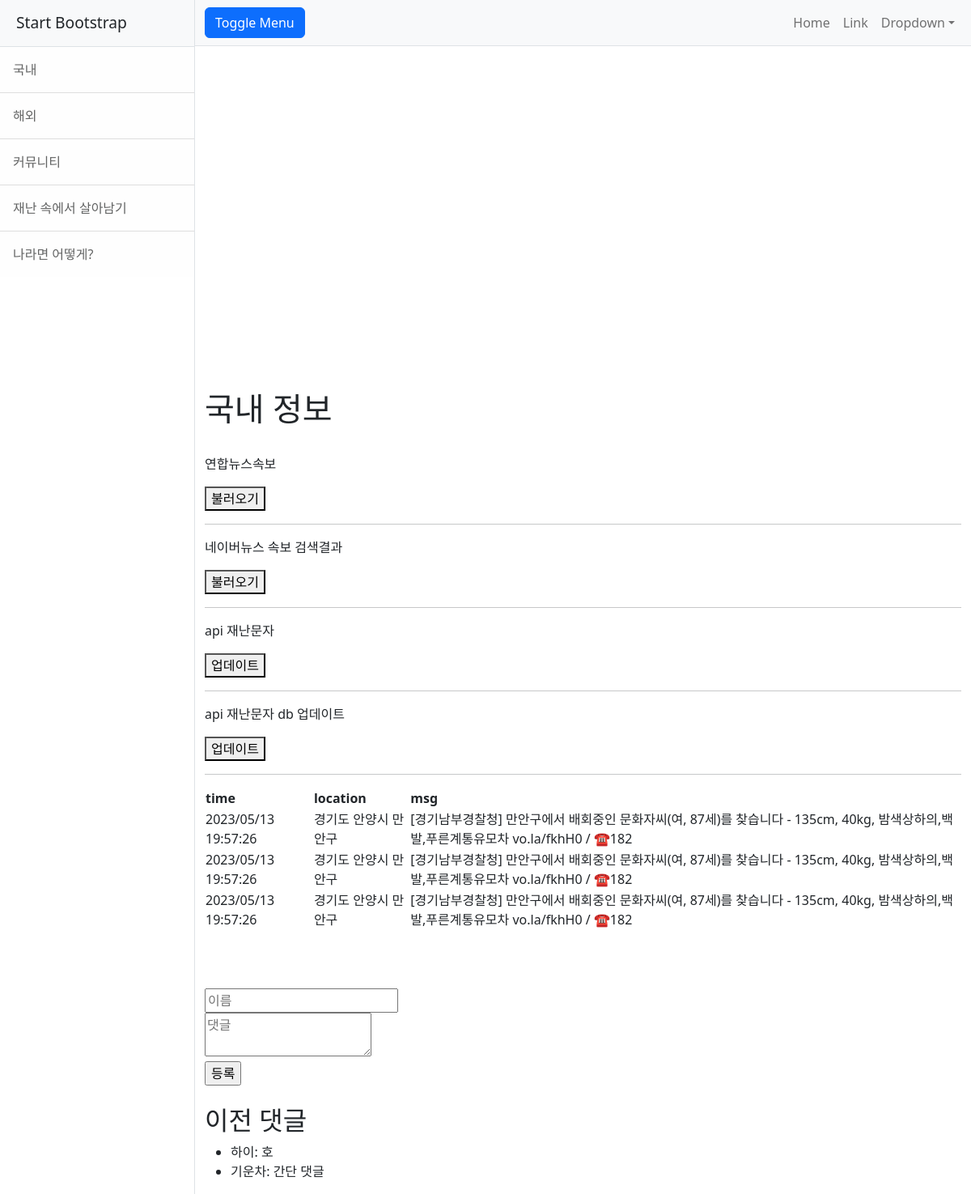
Page /home on the earlier database version.
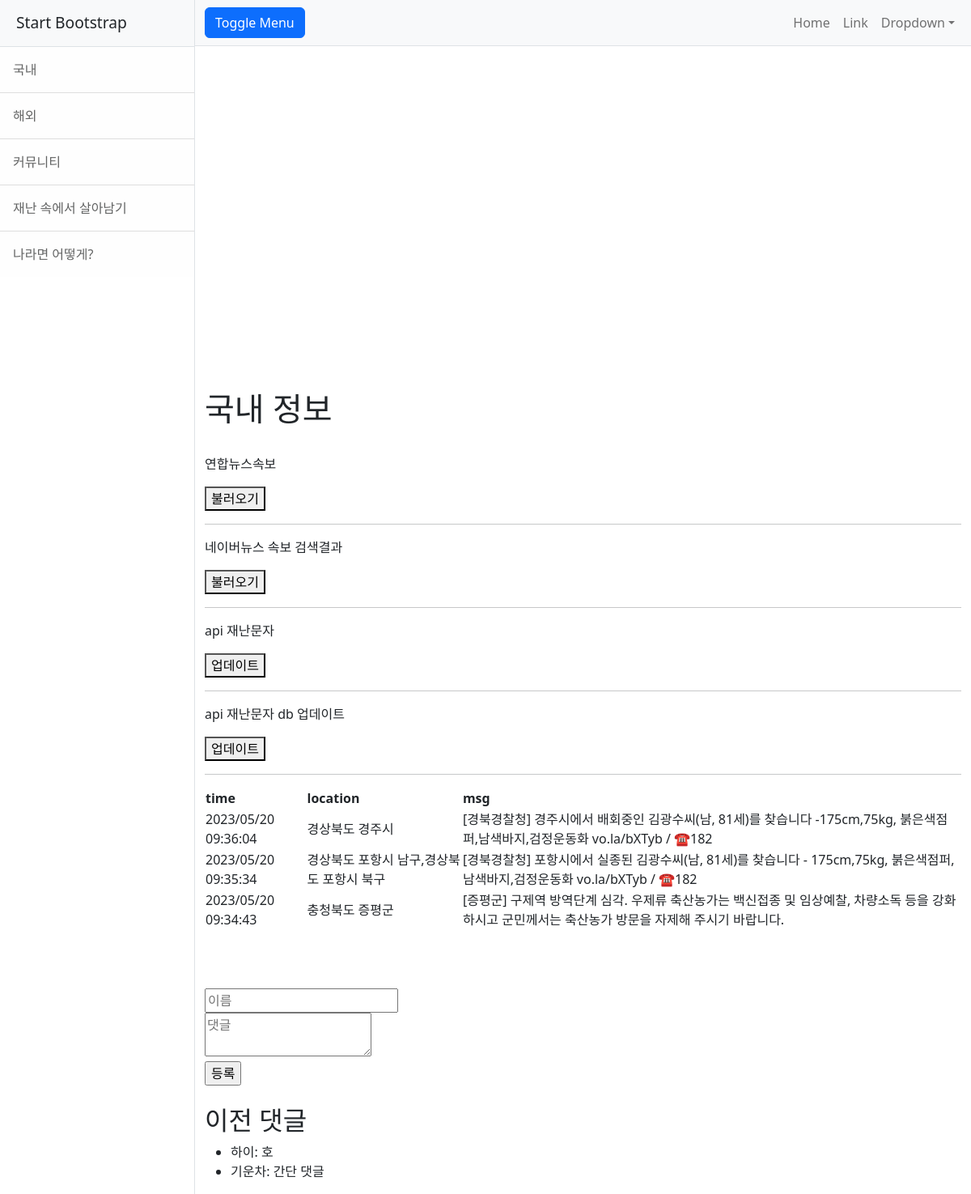
Same page on the later database version.
### tables this page shows
CREATE TABLE my_table (
                    create_date TEXT,
                    location_name TEXT,
                    msg TEXT
                );

### buttontest.py (the view)
@app.route('/comment')
@app.route('/home', methods=['GET', 'POST'])
def home():
    if request.method == 'POST':
        name = request.form['name']
        comment = request.form['comment']
        if name and comment:
            conn = sqlite3.connect(DB_comment)
            c = conn.cursor()
            c.execute("INSERT INTO comments (name, content) VALUES (?, ?)", (name, comment))
            conn.commit()
            conn.close()
            return redirect('/home')
    else:
        conn = sqlite3.connect(DB_comment)
        c = conn.cursor()
        c.execute("SELECT * FROM comments")
        comments = c.fetchall()
        conn.close()
        data = get_msg_db()
        return render_template('index.html',data=data, comments=comments)

### buttontest.py (called while the page is built)
def get_msg_db():
    conn = sqlite3.connect(DB_msg)
    cursor = conn.cursor()
    cursor.execute("SELECT * FROM my_table ORDER BY create_date DESC LIMIT 3")
    data = cursor.fetchall()
    cursor.close()
    conn.close()
    return data

### templates/index.html (shortened to what this page needs)
<!DOCTYPE html>
<html lang="en">
    <head>
        <link href="{{ url_for('static', filename='css/styles.css') }}" rel="stylesheet" />
    </head>
    <body>
        <div class="d-flex" id="wrapper">
            <div class="border-end bg-white" id="sidebar-wrapper">
                <div class="sidebar-heading border-bottom bg-light">Start Bootstrap</div>
                <div class="list-group list-group-flush">
                    <a class="list-group-item list-group-item-action list-group-item-light p-3" href="#!">국내</a>
                    <a class="list-group-item list-group-item-action list-group-item-light p-3" href="#!">해외</a>
                    <a class="list-group-item list-group-item-action list-group-item-light p-3" href="#!">커뮤니티</a>
                    <a class="list-group-item list-group-item-action list-group-item-light p-3" href="#!">재난 속에서 살아남기</a>
                    <a class="list-group-item list-group-item-action list-group-item-light p-3" href="#!">나라면 어떻게?</a>
                </div>
            </div>
            <div id="page-content-wrapper">
                <nav class="navbar navbar-expand-lg navbar-light bg-light border-bottom">
                    <div class="container-fluid">
                        <button class="btn btn-primary" id="sidebarToggle">Toggle Menu</button>
                        <div class="collapse navbar-collapse" id="navbarSupportedContent">
                            <ul class="navbar-nav ms-auto mt-2 mt-lg-0">
                                <li class="nav-item active"><a class="nav-link" href="#!">Home</a></li>
                                <li class="nav-item"><a class="nav-link" href="#!">Link</a></li>
                                <li class="nav-item dropdown">
                                    <a class="nav-link dropdown-toggle" id="navbarDropdown" href="#" role="button" data-bs-toggle="dropdown" aria-haspopup="true" aria-expanded="false">Dropdown</a>
                                </li>
                            </ul>
                        </div>
                    </div>
                </nav>
                <div class="container-fluid">
                    <div id="map" style="width:100%;height:400px;"></div>
                    <h1 class="mt-4">국내 정보</h1>
                    <br>
                    <p>연합뉴스속보</p>
                    <button id="newsButton">불러오기</button>
                    <hr>
                    <p>네이버뉴스 속보 검색결과</p>
                    <button id="newsnaverButton">불러오기</button>
                    <hr>
                    <p>api 재난문자</p>
                    <button id="apimsgButton">업데이트</button>
                    <hr>
                    <p>api 재난문자 db 업데이트</p>
                    <button id="apimsgButton_db">업데이트</button>
                    <hr>
                    <table>
                        <tr>
                            <th>time</th>
                            <th>location</th>
                            <th>msg</th>
                        </tr>
                        {% for row in data %}
                        <tr>
                            <td>{{ row[0] }}</td>
                            <td>{{ row[1] }}</td>
                            <td>{{ row[2] }}</td>
                        </tr>
                        {% endfor %}
                    </table>
                    <br><br><br>
                    <form method="POST" action="/home">
                        <input type="text" name="name" placeholder="이름"><br>
                        <textarea name="comment" placeholder="댓글"></textarea><br>
                        <input type="submit" value="등록">
                    </form>
                    <br>
                    <h2>이전 댓글</h2>
                    <ul>
                        {% for comment in comments %}
                        <li>{{ comment[1] }}: {{ comment[2] }}</li>
                        {% endfor %}
                    </ul>
                </div>
            </div>
        </div>
    </body>
</html>

Differences in the rows shown:
no longer on this page (row unchanged): my_table: create_date "2023/05/13 19:57:26", location_name "경기도 안양시 만안구", msg "[경기남부경찰청] 만안구에서 배회중인 문화자씨(여, 87세)를 찾습니다 - 135cm, 40kg, 밤색상하의,백발,푸른계통유모차 vo.la/fkhH0 / ☎182"
no longer on this page (row unchanged): my_table: create_date "2023/05/13 19:57:26", location_name "경기도 안양시 만안구", msg "[경기남부경찰청] 만안구에서 배회중인 문화자씨(여, 87세)를 찾습니다 - 135cm, 40kg, 밤색상하의,백발,푸른계통유모차 vo.la/fkhH0 / ☎182"
no longer on this page (row unchanged): my_table: create_date "2023/05/13 19:57:26", location_name "경기도 안양시 만안구", msg "[경기남부경찰청] 만안구에서 배회중인 문화자씨(여, 87세)를 찾습니다 - 135cm, 40kg, 밤색상하의,백발,푸른계통유모차 vo.la/fkhH0 / ☎182"
added my_table: create_date "2023/05/20 09:36:04", location_name "경상북도 경주시", msg "[경북경찰청] 경주시에서 배회중인 김광수씨(남, 81세)를 찾습니다 -175cm,75kg, 붉은색점퍼,남색바지,검정운동화 vo.la/bXTyb / ☎182"
added my_table: create_date "2023/05/20 09:35:34", location_name "경상북도 포항시 남구,경상북도 포항시 북구", msg "[경북경찰청] 포항시에서 실종된 김광수씨(남, 81세)를 찾습니다 - 175cm,75kg, 붉은색점퍼,남색바지,검정운동화 vo.la/bXTyb / ☎182"
added my_table: create_date "2023/05/20 09:34:43", location_name "충청북도 증평군", msg "[증평군] 구제역 방역단계 심각. 우제류 축산농가는 백신접종 및 임상예찰, 차량소독 등을 강화하시고 군민께서는 축산농가 방문을 자제해 주시기 바랍니다."
